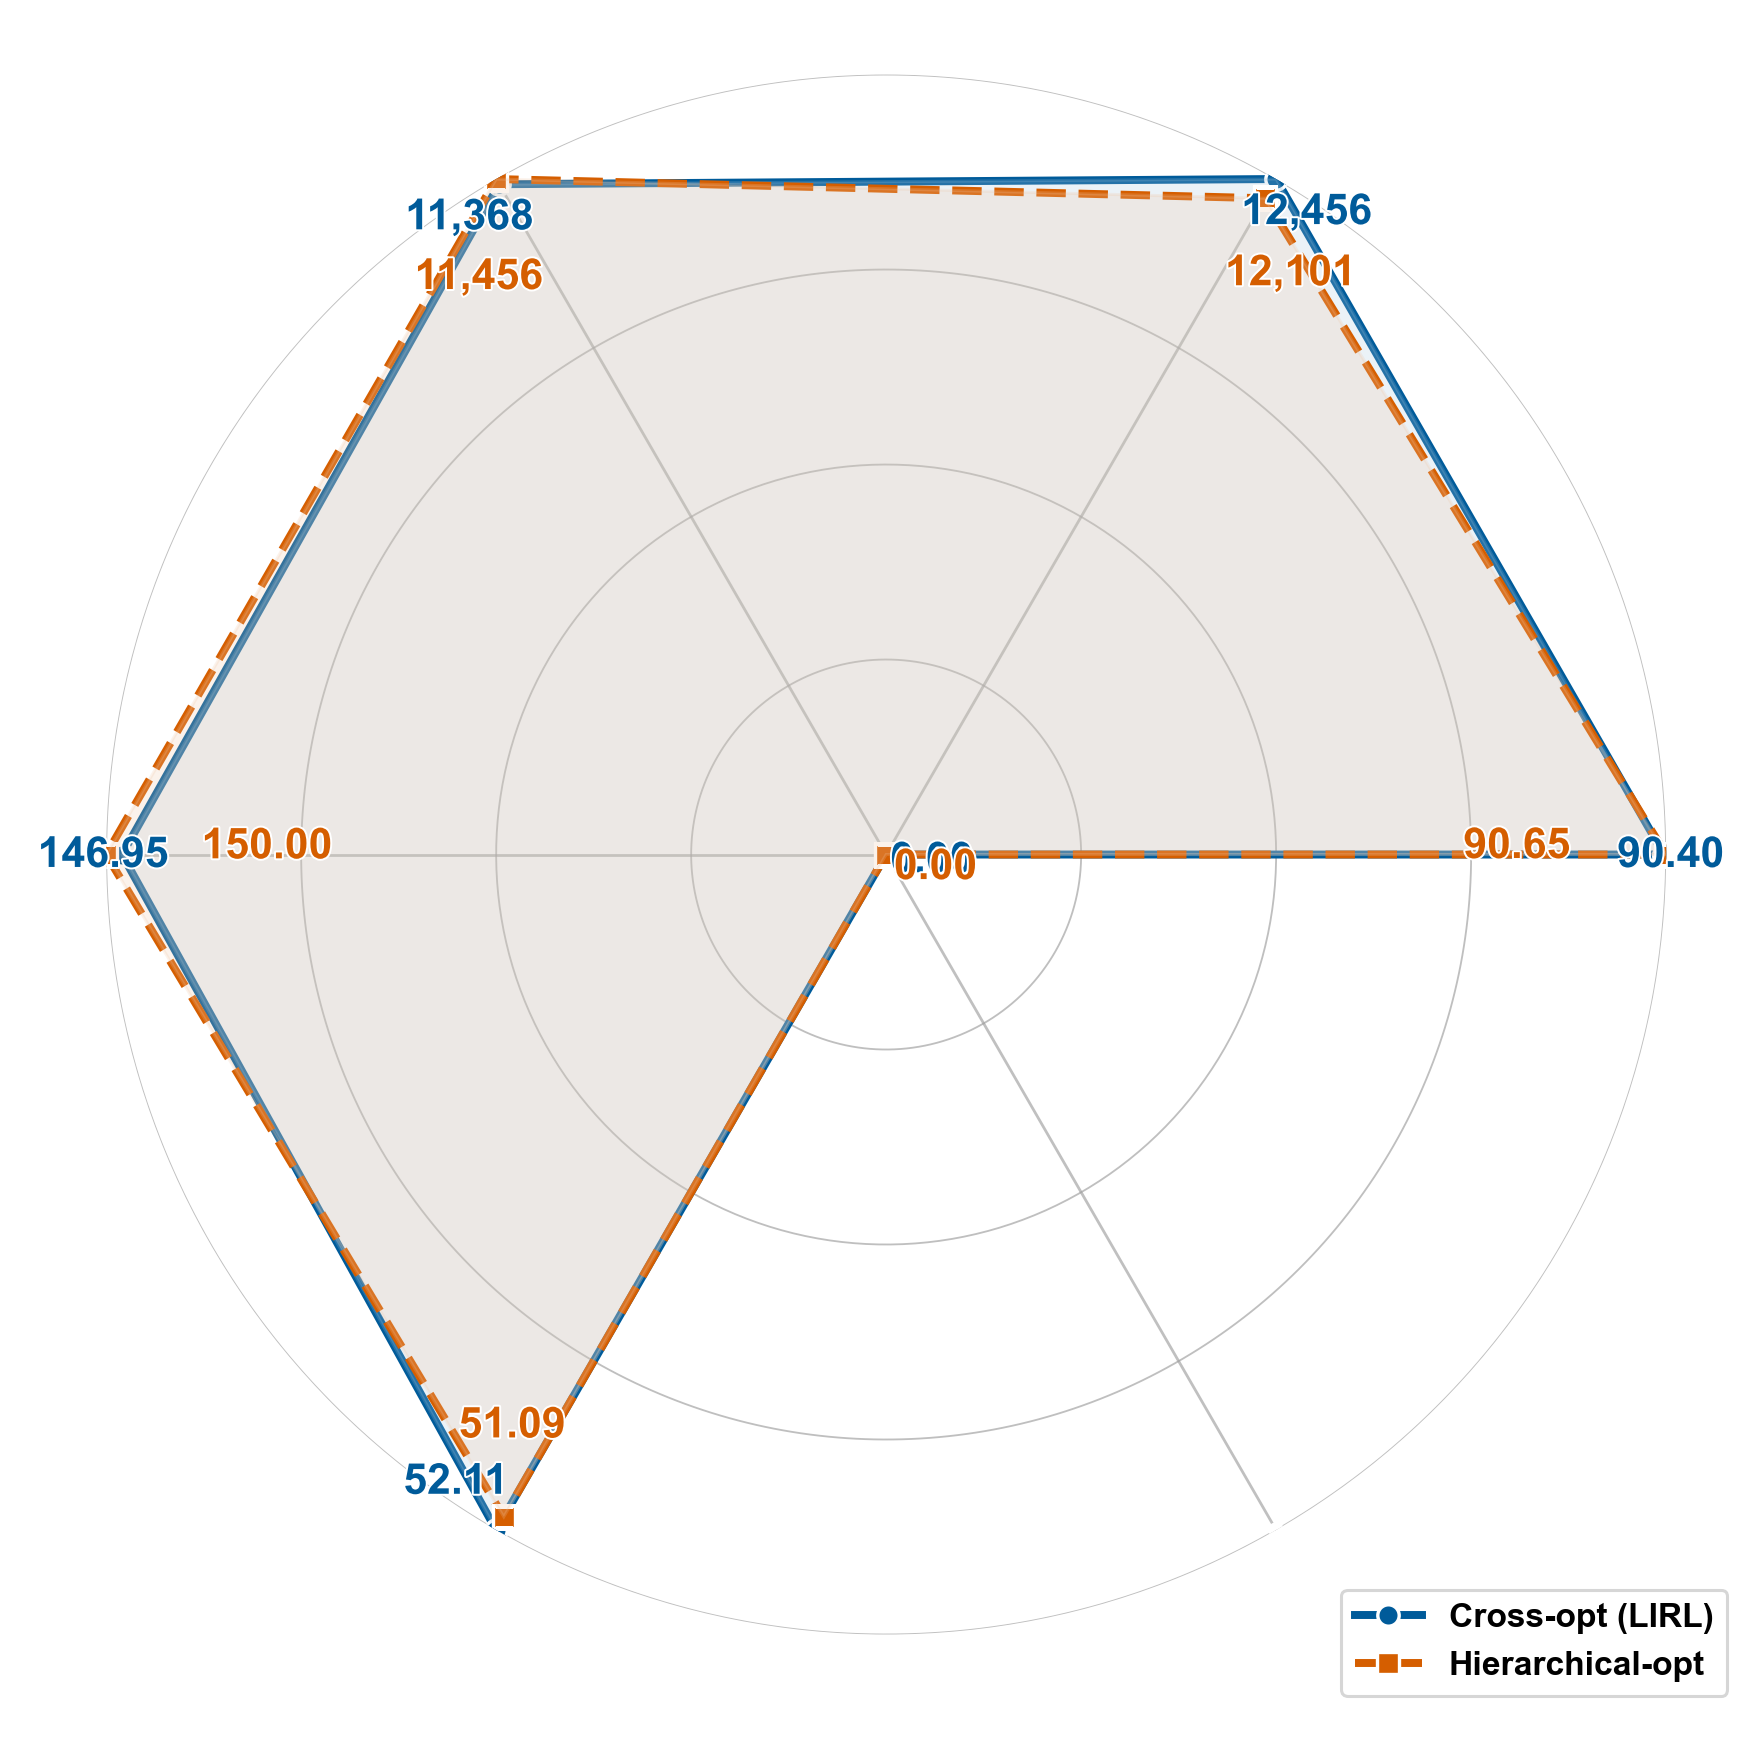

Source code (Python):
#!/usr/bin/env python
# -*- coding: utf-8 -*-
"""Radar comparison: original LIRL vs LIRL_fenceng.

Reference: compare_algorithms_simple.py (same normalization per metric: value / max among compared algorithms).

Usage:
    python compare_lirl_variants.py [--show-labels]

Output:
    compare_lirl_variants.png
"""
from __future__ import annotations
import os, glob, argparse
import pandas as pd
import numpy as np
import matplotlib.pyplot as plt

BASE_DIR = os.path.abspath(os.path.dirname(__file__))
ALG_DIRS = {'lirl':'lirl','lirl_fenceng':'LIRL_fenceng'}  # mapping new variant
TARGET_METRICS = [
    'Success Rate per Run',
    'Average Revenue per Run',
    'Average Energy per Run',
    'Average Power per Run',
    'Average Station Utilization per Run',
    'Violation Rate per Run'
]

def parse_args():
    p = argparse.ArgumentParser(description='Radar: LIRL vs LIRL_fenceng')
    p.add_argument('--show-labels', action='store_true', help='显示指标标签')
    p.add_argument('--bg-theme', choices=['none','cool','warm'], default='none', help='背景渐变主题 (A: 已默认关闭)')
    p.add_argument('--bg-intensity', type=float, default=1.0, help='背景强度(用于渐变，当前默认无背景)')
    return p.parse_args()

def load_overall_summary(folder: str):
    csvs = glob.glob(os.path.join(folder,'*overall_summary*.csv'))
    csvs = [p for p in csvs if 'vehicle_flow' not in os.path.basename(p)]
    if not csvs:
        return None
    path = sorted(csvs)[-1]
    for enc in ['utf-8-sig','utf-8','gbk','latin1']:
        try:
            df = pd.read_csv(path, encoding=enc)
            if 'Metric' in df.columns:
                return df
        except Exception:
            continue
    import io
    raw = open(path,'rb').read()
    for enc in ['utf-8-sig','utf-8','gbk','latin1']:
        try:
            text = raw.decode(enc)
            df = pd.read_csv(io.StringIO(text))
            if 'Metric' in df.columns:
                return df
        except Exception:
            continue
    return None

def extract_metric_values(df: pd.DataFrame, metrics):
    out = {}
    for m in metrics:
        row = df[df['Metric']==m]
        if not row.empty:
            try:
                out[m] = float(row['Mean'].values[0])
            except Exception:
                out[m] = np.nan
        else:
            out[m] = np.nan
    return out

def main():
    args = parse_args()
    show_metric_labels = args.show_labels

    data_matrix = {}
    for alg, sub in ALG_DIRS.items():
        folder = os.path.join(BASE_DIR, sub)
        df = load_overall_summary(folder)
        if df is None:
            print(f'[WARN] 没有找到 {alg} overall summary, 跳过')
            continue
        data_matrix[alg] = extract_metric_values(df, TARGET_METRICS)
    if not data_matrix:
        print('[ERROR] 没有任何数据，终止')
        return

    rows = []
    for m in TARGET_METRICS:
        row = {'Metric': m}
        for alg in data_matrix.keys():
            row[alg] = data_matrix[alg].get(m, np.nan)
        rows.append(row)
    df_metrics = pd.DataFrame(rows).set_index('Metric')

    for m in df_metrics.index:
        if df_metrics.loc[m].isna().any():
            mean_val = df_metrics.loc[m].mean(skipna=True)
            df_metrics.loc[m] = df_metrics.loc[m].fillna(mean_val)

    scaled = df_metrics.copy()
    for m in scaled.index:
        mx = scaled.loc[m].max()
        scaled.loc[m] = scaled.loc[m] / mx if mx > 0 else 0.0

    metrics_order = scaled.index.tolist()
    N = len(metrics_order)
    angles = np.linspace(0, 2*np.pi, N, endpoint=False).tolist(); angles += angles[:1]

    fig = plt.figure(figsize=(8,8))
    ax = plt.subplot(111, polar=True)
    # ---- Configurable radial gradient background ----
    if args.bg_theme != 'none':  # Option A: user requested removal, default now none
        try:
            import numpy as _np
            grad_res = 600
            gx = _np.linspace(-1,1,grad_res)
            gy = _np.linspace(-1,1,grad_res)
            XX, YY = _np.meshgrid(gx, gy)
            RR = _np.sqrt(XX**2 + YY**2)
            RR_norm = _np.clip(RR,0,1)
            if args.bg_theme == 'cool':
                # center soft blue (slightly desaturated) -> edge light gray
                # Interpolate between two RGB colors
                c_center = _np.array([0.78, 0.86, 0.96])  # slightly deeper
                c_edge   = _np.array([0.94, 0.95, 0.97])
            else:  # warm
                c_center = _np.array([0.985, 0.965, 0.915])  # richer ivory
                c_edge   = _np.array([0.93, 0.93, 0.935])
            # Intensity scaling
            intensity = max(0.0, min(2.0, args.bg_intensity))
            # Blend curve: sharpen center contrast when intensity>1
            curve = RR_norm**(0.9 + 0.4*(2-intensity))
            RGB = c_center*(1-curve)[:, :, None] + c_edge*(curve)[:, :, None]
            # Alpha stronger if intensity high
            alpha = (1 - (0.85 - 0.25*(intensity-1))*RR_norm)
            # outside circle transparent
            mask = RR>1
            alpha[mask] = 0
            # stack RGBA
            BG = _np.dstack([RGB, alpha])
            ax.imshow(BG, origin='lower', extent=(-1,1,-1,1), zorder=0, interpolation='bilinear')
        except Exception:
            pass

    # Match palette style from compare_algorithms_simple.py (deepened Okabe-Ito subset)
    colors = {
        'lirl': '#005B9A',      # same deep blue used there
        'lirl_fenceng': '#D55E00'  # vermilion (reuse HPPO hue to contrast LIRL)
    }

    # We will compute fill colors by lightening the outline color (like simple script)
    # Option B: stronger yet elegant fill visibility
    FILL_ALPHA = 0.22

    def lighten(hex_color: str, factor: float = 0.35) -> str:
        hex_color = hex_color.lstrip('#')
        if len(hex_color) != 6:
            return '#' + hex_color
        r = int(hex_color[0:2], 16); g = int(hex_color[2:4], 16); b = int(hex_color[4:6], 16)
        r_l = int(r + (255 - r) * factor); g_l = int(g + (255 - g) * factor); b_l = int(b + (255 - b) * factor)
        return f"#{r_l:02X}{g_l:02X}{b_l:02X}"

    style_map = {
        'lirl': {'ls': '-', 'marker': 'o'},
        'lirl_fenceng': {'ls': '--', 'marker': 's'}
    }

    raw_values = df_metrics.loc[metrics_order]
    placed_texts = []
    import matplotlib.patheffects as pe
    legend_name_map = {
        'lirl': 'Cross-opt (LIRL)',
        'lirl_fenceng': 'Hierarchical-opt'
    }
    for idx, alg in enumerate(list(scaled.columns)):
        vals_scaled = scaled.loc[metrics_order, alg].tolist(); vals_scaled += vals_scaled[:1]
        base_color = colors.get(alg, 'gray')
        line_style = style_map.get(alg, {}).get('ls', '-')
        marker = style_map.get(alg, {}).get('marker', 'o')
        fill_color = lighten(base_color, 0.65)  # lighter interior (Option B)
        display_label = legend_name_map.get(alg, alg.upper())
        ax.plot(angles, vals_scaled, label=display_label, linewidth=2.6, linestyle=line_style,  # match simple script (Option C)
                marker=marker, markersize=7, markerfacecolor=base_color, markeredgecolor='white',
                markeredgewidth=1.1, color=base_color)
        ax.fill(angles, vals_scaled, color=fill_color, alpha=FILL_ALPHA, zorder=2)
        for ang_single, metric, sval in zip(angles[:-1], metrics_order, vals_scaled[:-1]):
            raw_val = raw_values.at[metric, alg]
            if isinstance(raw_val, (int,float,np.floating)) and np.isfinite(raw_val):
                if abs(raw_val) < 1e-12:
                    txt = "0.00"
                elif abs(raw_val) >= 1e3:
                    txt = f"{raw_val:,.0f}"
                elif abs(raw_val) >= 1:
                    txt = f"{raw_val:.2f}"
                elif abs(raw_val) >= 1e-2:
                    txt = f"{raw_val:.3f}"
                else:
                    # very small but non-zero, keep scientific without showing +00 if near zero
                    txt = f"{raw_val:.2e}".replace('e+00','e0').replace('e-00','e0')
            else:
                txt = 'NA'
            inward = 0.06 + idx*0.05
            r_offset = max(0.02, sval - inward)
            jitter_dir = -1 if (idx + metrics_order.index(metric)) % 2 == 0 else 1
            jitter = jitter_dir * (0.01 + idx*0.003)
            ang_j = ang_single + jitter
            deg = (np.degrees(ang_j) + 360) % 360
            if 90 < deg < 270:
                ha_align = 'right'; tangential_shift = -0.008
            else:
                ha_align = 'left'; tangential_shift = 0.008
            ang_shifted = ang_j + tangential_shift
            t_obj = ax.text(ang_shifted, r_offset, txt, ha=ha_align, va='center', fontsize=14,
                            fontname='Arial', fontweight='bold', color=base_color,
                            path_effects=[pe.withStroke(linewidth=1.3, foreground='white')])
            placed_texts.append((ang_j, r_offset, t_obj))

    fig.canvas.draw()
    changed = True; iteration = 0
    while changed and iteration < 6:
        changed = False; iteration += 1
        for i in range(len(placed_texts)):
            for j in range(i+1, len(placed_texts)):
                ang_i, r_i, ti = placed_texts[i]; ang_j, r_j, tj = placed_texts[j]
                if abs(ang_i - ang_j) > 0.25: continue
                bb_i = ti.get_window_extent(renderer=fig.canvas.get_renderer())
                bb_j = tj.get_window_extent(renderer=fig.canvas.get_renderer())
                if bb_i.overlaps(bb_j):
                    if r_i > r_j:
                        new_r = max(0.01, r_j - 0.03); tj.set_position((ang_j, new_r)); placed_texts[j] = (ang_j, new_r, tj)
                    else:
                        new_r = max(0.01, r_i - 0.03); ti.set_position((ang_i, new_r)); placed_texts[i] = (ang_i, new_r, ti)
                    changed = True

    ax.set_ylim(0,1.0)
    # rings
    for r in [0.25,0.5,0.75,1.0]:
        ax.plot(np.linspace(0,2*np.pi,400), [r]*400, color='#B8B8B8', linewidth=0.6, alpha=0.9, zorder=1)
    ax.spines['polar'].set_visible(False)
    ax.set_thetagrids([]); ax.grid(False)
    for ang in angles[:-1]:
        ax.plot([ang, ang], [0,1.0], color='#9E9E9E', linewidth=0.9, alpha=0.65, zorder=1)
        ax.scatter([ang], [1.0], s=26, color='white', edgecolors='none', zorder=1)

    ax.set_yticklabels([])
    if show_metric_labels:
        label_radius = 1.05
        for ang, metric in zip(angles[:-1], metrics_order):
            deg = (np.degrees(ang) + 360) % 360
            if 90 < deg < 270:
                ha_align = 'right'; shift = -0.01
            else:
                ha_align = 'left'; shift = 0.01
            ang_shifted = ang + shift
            ax.text(ang_shifted, label_radius, metric, ha=ha_align, va='center', fontsize=12,
                    fontname='Arial', fontweight='bold', color='#333333',
                    path_effects=[pe.withStroke(linewidth=1.6, foreground='white')])
        ax.set_xticks([])
    else:
        ax.set_xticks([])

    ax.legend(loc='lower right', bbox_to_anchor=(1.05,-0.05), prop={'family':'Arial','size':11,'weight':'bold'})
    plt.tight_layout()
    out_path = os.path.join(BASE_DIR,'compare_lirl_variants.png')
    plt.savefig(out_path, dpi=220)
    print(f'已保存: {out_path}')

if __name__ == '__main__':
    main()
